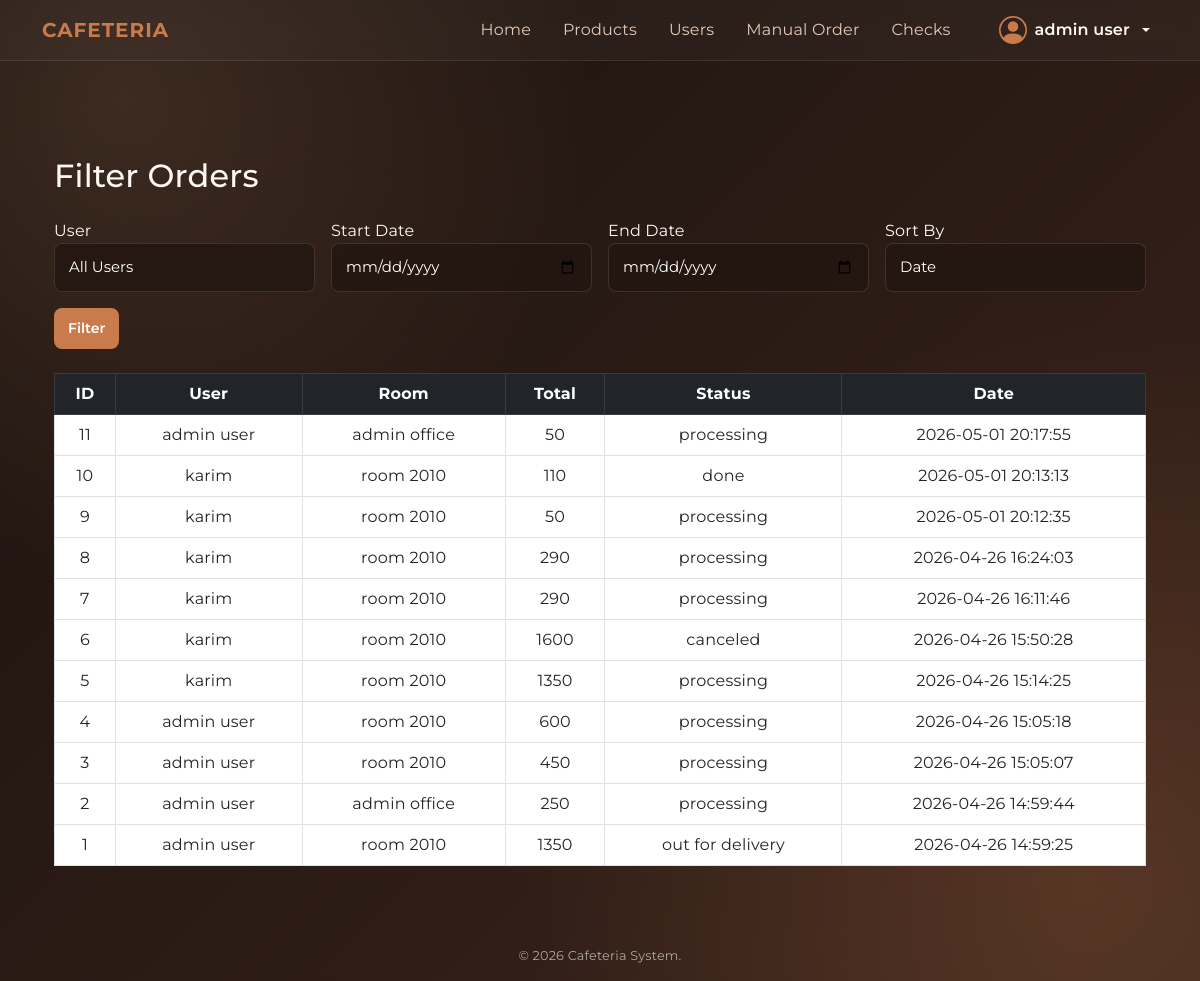
The app's page /admin/checks.php (signed in) with its own data.
### tables this page shows
CREATE TABLE orders (
    id INTEGER PRIMARY KEY AUTOINCREMENT,
    user_id INTEGER NOT NULL,
    room_id INTEGER NOT NULL, -- Exact delivery destination
    status TEXT DEFAULT 'processing',
    total_amount REAL NOT NULL,
    notes TEXT,
    created_at TEXT DEFAULT CURRENT_TIMESTAMP,
    FOREIGN KEY (user_id) REFERENCES users(id) ON DELETE CASCADE,
    FOREIGN KEY (room_id) REFERENCES rooms(id) ON DELETE SET NULL,
    CHECK (status IN ('processing', 'out for delivery', 'done', 'canceled'))
);

CREATE TABLE users (
    id INTEGER PRIMARY KEY AUTOINCREMENT,
    name TEXT NOT NULL,
    email TEXT UNIQUE NOT NULL,
    password TEXT NOT NULL,
    role TEXT DEFAULT 'customer',
    room_id INTEGER, -- Default room
    room_number TEXT,
    extension TEXT,
    profile_image TEXT,
    created_at TEXT DEFAULT CURRENT_TIMESTAMP,
    updated_at TEXT DEFAULT CURRENT_TIMESTAMP,
    FOREIGN KEY (room_id) REFERENCES rooms(id) ON DELETE SET NULL,
    CHECK (role IN ('admin', 'customer'))
);

### public/admin/checks.php (the view, shortened to what this page needs)
<?php
$db = (new Database())->connect();
$startDate = $_GET['start_date'] ?? '';
$endDate   = $_GET['end_date']   ?? '';
$sort      = $_GET['sort']       ?? 'date';
$query = "
    SELECT
        orders.*,
        users.name AS user_name,
        rooms.name AS room_name
    FROM orders
    JOIN users ON orders.user_id = users.id
    JOIN rooms ON orders.room_id = rooms.id
    WHERE 1=1
";
$params = [];
switch ($sort) {
    default:
        $query .= " ORDER BY orders.created_at DESC";
}
$stmt = $db->prepare($query);
$stmt->execute($params);
$orders = $stmt->fetchAll(PDO::FETCH_ASSOC);
include_once __DIR__ . '/../includes/header.php';
?>
<div class="container mt-5">
    <h2 class="mb-4">Filter Orders</h2>
    <form method="GET" class="row g-3 mb-4">
        <div class="col-md-3">
            <label>User</label>
            <select name="user_id" class="form-select">
                <option value="">All Users</option>
            </select>
        </div>
        <div class="col-md-3">
            <label>Start Date</label>
            <input type="date" name="start_date" class="form-control"
                   value="<?= $startDate ?>">
        </div>
        <div class="col-md-3">
            <label>End Date</label>
            <input type="date" name="end_date" class="form-control"
                   value="<?= $endDate ?>">
        </div>
        <div class="col-md-3">
            <label>Sort By</label>
            <select name="sort" class="form-select">
                <option value="date" <?= $sort == 'date' ? 'selected' : '' ?>>Date</option>
            </select>
        </div>
        <div class="col-12">
            <button type="submit" class="btn btn-primary">Filter</button>
        </div>
    </form>
    <table class="table table-bordered text-center">
        <thead class="table-dark">
            <tr>
                <th>ID</th>
                <th>User</th>
                <th>Room</th>
                <th>Total</th>
                <th>Status</th>
                <th>Date</th>
            </tr>
        </thead>
        <tbody>
            <?php if (empty($orders)): ?>
                <tr>
                    <td colspan="6">No results found</td>
                </tr>
            <?php else: ?>
                <?php foreach ($orders as $order): ?>
                    <tr>
                        <td><?= $order['id'] ?></td>
                        <td><?= $order['user_name'] ?></td>
                        <td><?= $order['room_name'] ?></td>
                        <td><?= $order['total_amount'] ?></td>
                        <td><?= $order['status'] ?></td>
                        <td><?= $order['created_at'] ?></td>
                    </tr>
                <?php endforeach; ?>
            <?php endif; ?>
        </tbody>
    </table>
</div>
<?php include_once __DIR__ . '/../includes/footer.php'; ?>

### public/css/style.css (style rules this page uses)
:root { --bg-start: #1b120f; --bg-end: #3a241b; --text-main: #fffaf5; --text-muted: #e1c9b8; --accent-primary: #c97b4b; --accent-primary-hover: #b8683a; --accent-secondary: #f0b67f; --accent-cream: #fff1e6; --coffee-dark: #231612; --coffee-mid: #5a3524; --glass-bg: rgba(35, 22, 18, 0.48); --glass-border: rgba(255, 241, 230, 0.14); }
* { margin: 0; padding: 0; box-sizing: border-box; font-family: 'Montserrat', sans-serif; }
body { background: radial-gradient(circle at 10% 10%, rgba(240, 182, 127, 0.14), transparent 34%), radial-gradient(circle at 90% 90%, rgba(201, 123, 75, 0.22), transparent 40%), linear-gradient(135deg, var(--bg-start) 0%, var(--bg-end) 100%); min-height: 100vh; color: var(--text-main); letter-spacing: 0.2px; }
.form-control, .form-select { background: rgba(35, 22, 18, 0.82); border: 1px solid rgba(255, 241, 230, 0.12); padding: 12px 14px; border-radius: 8px; color: #ffffff; font-size: 15px; outline: none; transition: all 0.3s ease; }
.form-control::placeholder { color: rgba(255, 255, 255, 0.4); }
.btn { background: var(--accent-primary); color: #ffffff; border: none; padding: 10px 14px; border-radius: 8px; font-size: 14px; font-weight: 600; cursor: pointer; transition: background 0.25s ease, transform 0.1s ease, box-shadow 0.25s ease; }

### records on screen
orders: id "11", user.name "admin user", room_name "admin office", total_amount "50", status "processing", created_at "2026-05-01 20:17:55"
orders: id "10", user.name "karim", room_name "room 2010", total_amount "110", status "done", created_at "2026-05-01 20:13:13"
orders: id "9", user.name "karim", room_name "room 2010", total_amount "50", status "processing", created_at "2026-05-01 20:12:35"
orders: id "8", user.name "karim", room_name "room 2010", total_amount "290", status "processing", created_at "2026-04-26 16:24:03"
orders: id "7", user.name "karim", room_name "room 2010", total_amount "290", status "processing", created_at "2026-04-26 16:11:46"
orders: id "6", user.name "karim", room_name "room 2010", total_amount "1600", status "canceled", created_at "2026-04-26 15:50:28"
orders: id "5", user.name "karim", room_name "room 2010", total_amount "1350", status "processing", created_at "2026-04-26 15:14:25"
orders: id "4", user.name "admin user", room_name "room 2010", total_amount "600", status "processing", created_at "2026-04-26 15:05:18"
orders: id "3", user.name "admin user", room_name "room 2010", total_amount "450", status "processing", created_at "2026-04-26 15:05:07"
orders: id "2", user.name "admin user", room_name "admin office", total_amount "250", status "processing", created_at "2026-04-26 14:59:44"
orders: id "1", user.name "admin user", room_name "room 2010", total_amount "1350", status "out for delivery", created_at "2026-04-26 14:59:25"

### other values on screen
$_SESSION['user_name'] "admin user"
